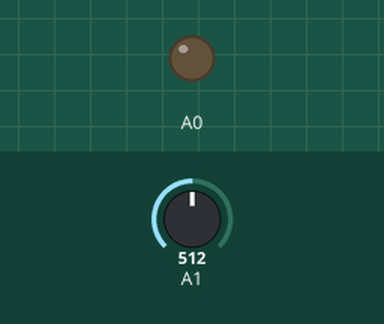
A sketch run on a simulated Arduino Uno, built with avr-gcc and run on an emulated ATmega328P. Shown: output pins drawn as LEDs (lit = HIGH). Inputs (shaded band) come from the test bench; at power-on: A1 = 512. What the sketch prints to the serial monitor is not drawn.

Above: at 1.2 s.
1.3 s: A1 set to 622
3.3 s: A1 set to 655
At 4.5 s:
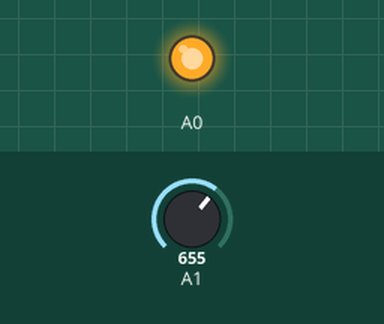
4.8 s: A1 set to 399
6.9 s: A1 set to 371
At 8.2 s:
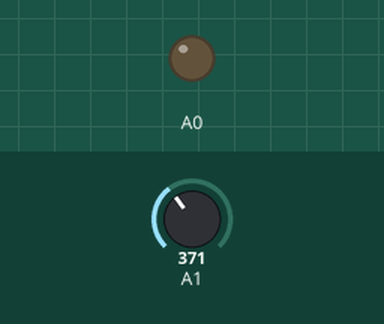
8.7 s: A1 set to 511
At 9.4 s:
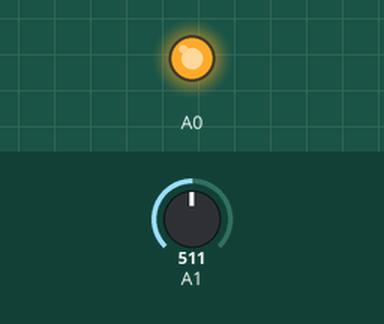
Timing chart, 0 to 11.2 s (numbered marks = the images above; inputs shaded):
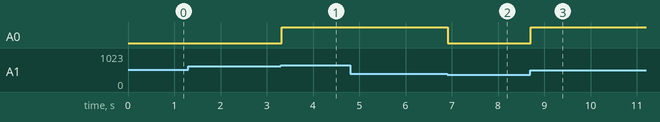

The sketch:

tp5.ino
```cpp
void setup()
{
    // def. de la vitesse du port série
    Serial.begin(9600);

    // Ecriture sans retour chariot
    Serial.println("Projet 5");
}

void loop()
{
    uint8_t potValue = analogRead(A1);
    analogWrite(A0, potValue);

    float voltValue = (5 / 1024) * potValue;
    Serial.print("Valeur de tension : ");
    Serial.print(voltValue);
    Serial.print("V");
}
```

Measured:
- the behaviour switches between 639 and 640 on A1 (found by bisection; images 0 and 1)
- the behaviour switches between 384 and 383 on A1 (found by bisection; images 1 and 2)
- after the input at 1.3 s, every drawn part: stays the same
- after the input at 3.3 s, A0: LOW → HIGH at once
- after the input at 4.8 s, every drawn part: stays the same
- after the input at 6.9 s, A0: HIGH → LOW at once
- after the input at 8.7 s, A0: LOW → HIGH at once
